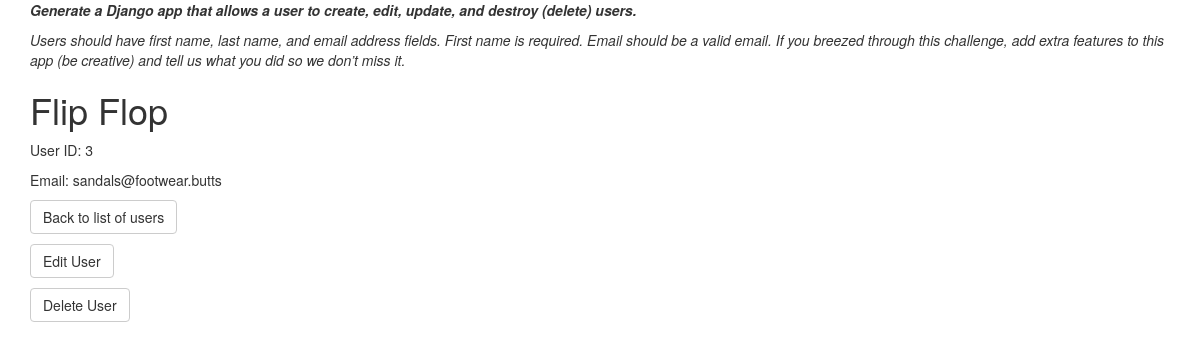
/users/3, run on the app's committed database.
### users/models.py (models this page shows, shortened)
class User(models.Model):
    firstname = models.CharField("First Name", max_length=100)
    lastname = models.CharField("Last Name", max_length=100, null=True, blank=True)
    email = models.EmailField("Email", max_length=100, null=True, blank=True)

### users/views.py (the view)
# urls.py: url(r'^(?P<pk>[\d]+)$', UserDetailView.as_view(), name='user-detail'),
class UserDetailView(DetailView):
    model = User

### users/templates/users/user_detail.html (shortened to what this page needs)
{% extends "base.html" %}
{% block content %}
    <h1>{{ object.firstname }} {{ object.lastname }}</h1>
    <p>User ID: {{ object.id }}</p>
    <p>Email: {{object.email }}</p>
    <p><a class='btn btn-default' href="{% url 'user-list' %}">Back to list of users</a></p>
    <div class='btn-group btn-group-justified' role='group'>
        <p><a class='btn btn-default' href="{% url 'user-edit' object.id %}">Edit User</a></p>
        <p><a class='btn btn-default' href="{% url 'user-delete' object.id %}">Delete User</a></p>
    </div>
{% endblock %}

### data on the page
User: firstname "Flip", lastname "Flop", id "3", email "sandals@footwear.butts"
